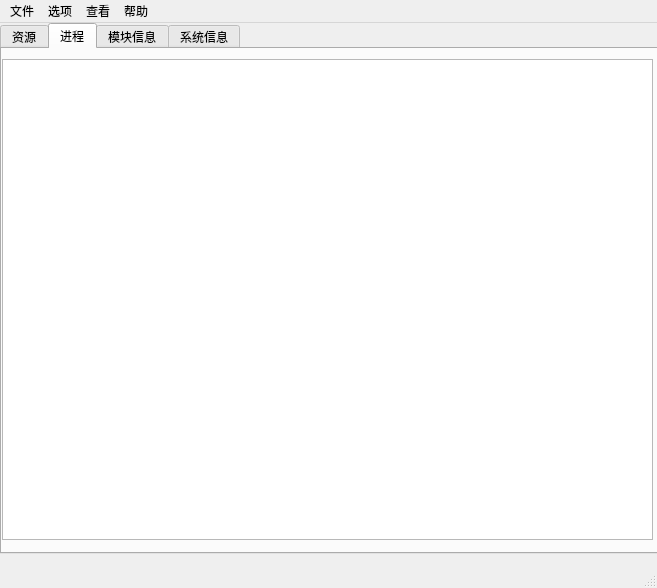
<?xml version="1.0" encoding="UTF-8"?>
<ui version="4.0">
 <class>MainWindow</class>
 <widget class="QMainWindow" name="MainWindow">
  <property name="geometry">
   <rect>
    <x>0</x>
    <y>0</y>
    <width>657</width>
    <height>588</height>
   </rect>
  </property>
  <property name="windowTitle">
   <string>MainWindow</string>
  </property>
  <widget class="QWidget" name="centralWidget">
   <widget class="QTabWidget" name="tabWidget">
    <property name="geometry">
     <rect>
      <x>0</x>
      <y>0</y>
      <width>661</width>
      <height>531</height>
     </rect>
    </property>
    <property name="currentIndex">
     <number>1</number>
    </property>
    <widget class="QWidget" name="Resource">
     <attribute name="title">
      <string>资源</string>
     </attribute>
     <widget class="QGroupBox" name="groupBox_cpu">
      <property name="geometry">
       <rect>
        <x>0</x>
        <y>0</y>
        <width>461</width>
        <height>91</height>
       </rect>
      </property>
      <property name="title">
       <string>CPU</string>
      </property>
      <widget class="QProgressBar" name="progressBar_cpu">
       <property name="geometry">
        <rect>
         <x>110</x>
         <y>40</y>
         <width>321</width>
         <height>21</height>
        </rect>
       </property>
       <property name="value">
        <number>24</number>
       </property>
      </widget>
      <widget class="QLabel" name="label">
       <property name="geometry">
        <rect>
         <x>10</x>
         <y>40</y>
         <width>67</width>
         <height>17</height>
        </rect>
       </property>
       <property name="text">
        <string>CPU </string>
       </property>
      </widget>
     </widget>
     <widget class="QGroupBox" name="groupBox">
      <property name="geometry">
       <rect>
        <x>0</x>
        <y>120</y>
        <width>461</width>
        <height>171</height>
       </rect>
      </property>
      <property name="title">
       <string>内存和交换区</string>
      </property>
      <widget class="QProgressBar" name="progressBar_Mem">
       <property name="geometry">
        <rect>
         <x>110</x>
         <y>40</y>
         <width>321</width>
         <height>21</height>
        </rect>
       </property>
       <property name="value">
        <number>24</number>
       </property>
      </widget>
      <widget class="QProgressBar" name="progressBar_Swap">
       <property name="geometry">
        <rect>
         <x>110</x>
         <y>110</y>
         <width>321</width>
         <height>21</height>
        </rect>
       </property>
       <property name="value">
        <number>24</number>
       </property>
      </widget>
      <widget class="QLabel" name="label_2">
       <property name="geometry">
        <rect>
         <x>10</x>
         <y>40</y>
         <width>67</width>
         <height>17</height>
        </rect>
       </property>
       <property name="text">
        <string>Memory</string>
       </property>
      </widget>
      <widget class="QLabel" name="label_3">
       <property name="geometry">
        <rect>
         <x>10</x>
         <y>110</y>
         <width>67</width>
         <height>17</height>
        </rect>
       </property>
       <property name="text">
        <string>Swap</string>
       </property>
      </widget>
      <widget class="QLabel" name="label_4">
       <property name="geometry">
        <rect>
         <x>120</x>
         <y>70</y>
         <width>67</width>
         <height>17</height>
        </rect>
       </property>
       <property name="text">
        <string>Used:</string>
       </property>
      </widget>
      <widget class="QLabel" name="label_mUsed">
       <property name="geometry">
        <rect>
         <x>160</x>
         <y>70</y>
         <width>67</width>
         <height>17</height>
        </rect>
       </property>
       <property name="text">
        <string/>
       </property>
      </widget>
      <widget class="QLabel" name="label_5">
       <property name="geometry">
        <rect>
         <x>290</x>
         <y>70</y>
         <width>67</width>
         <height>17</height>
        </rect>
       </property>
       <property name="text">
        <string>Total:</string>
       </property>
      </widget>
      <widget class="QLabel" name="label_mTotal">
       <property name="geometry">
        <rect>
         <x>330</x>
         <y>70</y>
         <width>67</width>
         <height>17</height>
        </rect>
       </property>
       <property name="text">
        <string/>
       </property>
      </widget>
      <widget class="QLabel" name="label_6">
       <property name="geometry">
        <rect>
         <x>120</x>
         <y>140</y>
         <width>67</width>
         <height>17</height>
        </rect>
       </property>
       <property name="text">
        <string>Used:</string>
       </property>
      </widget>
      <widget class="QLabel" name="label_7">
       <property name="geometry">
        <rect>
         <x>290</x>
         <y>140</y>
         <width>67</width>
         <height>17</height>
        </rect>
       </property>
       <property name="text">
        <string>Total:</string>
       </property>
      </widget>
      <widget class="QLabel" name="label_sUsed">
       <property name="geometry">
        <rect>
         <x>160</x>
         <y>140</y>
         <width>67</width>
         <height>17</height>
        </rect>
       </property>
       <property name="text">
        <string/>
       </property>
      </widget>
      <widget class="QLabel" name="label_sTotal">
       <property name="geometry">
        <rect>
         <x>330</x>
         <y>140</y>
         <width>67</width>
         <height>17</height>
        </rect>
       </property>
       <property name="text">
        <string/>
       </property>
      </widget>
     </widget>
    </widget>
    <widget class="QWidget" name="Process">
     <attribute name="title">
      <string>进程</string>
     </attribute>
     <widget class="QTableWidget" name="tableWidget_proc">
      <property name="geometry">
       <rect>
        <x>0</x>
        <y>10</y>
        <width>651</width>
        <height>481</height>
       </rect>
      </property>
     </widget>
    </widget>
    <widget class="QWidget" name="ModuleInfo">
     <attribute name="title">
      <string>模块信息</string>
     </attribute>
     <widget class="QPushButton" name="pushButton_remove">
      <property name="geometry">
       <rect>
        <x>0</x>
        <y>470</y>
        <width>99</width>
        <height>27</height>
       </rect>
      </property>
      <property name="text">
       <string>Remove</string>
      </property>
     </widget>
     <widget class="QTableWidget" name="tableWidget_module">
      <property name="geometry">
       <rect>
        <x>0</x>
        <y>10</y>
        <width>651</width>
        <height>451</height>
       </rect>
      </property>
     </widget>
    </widget>
    <widget class="QWidget" name="SysInfo">
     <attribute name="title">
      <string>系统信息</string>
     </attribute>
     <widget class="QGroupBox" name="groupBox_2">
      <property name="geometry">
       <rect>
        <x>0</x>
        <y>0</y>
        <width>461</width>
        <height>131</height>
       </rect>
      </property>
      <property name="title">
       <string>处理器信息</string>
      </property>
      <widget class="QLabel" name="label_8">
       <property name="geometry">
        <rect>
         <x>30</x>
         <y>30</y>
         <width>67</width>
         <height>17</height>
        </rect>
       </property>
       <property name="text">
        <string>处理器:</string>
       </property>
      </widget>
      <widget class="QLabel" name="label_cpuname">
       <property name="geometry">
        <rect>
         <x>140</x>
         <y>30</y>
         <width>67</width>
         <height>17</height>
        </rect>
       </property>
       <property name="text">
        <string/>
       </property>
      </widget>
      <widget class="QLabel" name="label_9">
       <property name="geometry">
        <rect>
         <x>30</x>
         <y>70</y>
         <width>67</width>
         <height>17</height>
        </rect>
       </property>
       <property name="text">
        <string>Cpu core:</string>
       </property>
      </widget>
      <widget class="QLabel" name="label_cpucore">
       <property name="geometry">
        <rect>
         <x>140</x>
         <y>70</y>
         <width>67</width>
         <height>17</height>
        </rect>
       </property>
       <property name="text">
        <string/>
       </property>
      </widget>
      <widget class="QLabel" name="label_10">
       <property name="geometry">
        <rect>
         <x>30</x>
         <y>110</y>
         <width>81</width>
         <height>20</height>
        </rect>
       </property>
       <property name="text">
        <string>cache size:</string>
       </property>
      </widget>
      <widget class="QLabel" name="label_cachesize">
       <property name="geometry">
        <rect>
         <x>140</x>
         <y>110</y>
         <width>67</width>
         <height>17</height>
        </rect>
       </property>
       <property name="text">
        <string/>
       </property>
      </widget>
     </widget>
     <widget class="QGroupBox" name="groupBox_3">
      <property name="geometry">
       <rect>
        <x>0</x>
        <y>150</y>
        <width>461</width>
        <height>111</height>
       </rect>
      </property>
      <property name="title">
       <string>操作系统信息</string>
      </property>
      <widget class="QLabel" name="label_12">
       <property name="geometry">
        <rect>
         <x>150</x>
         <y>30</y>
         <width>67</width>
         <height>17</height>
        </rect>
       </property>
       <property name="text">
        <string/>
       </property>
      </widget>
      <widget class="QLabel" name="label_sysinfo">
       <property name="geometry">
        <rect>
         <x>40</x>
         <y>50</y>
         <width>67</width>
         <height>17</height>
        </rect>
       </property>
       <property name="text">
        <string/>
       </property>
      </widget>
     </widget>
    </widget>
   </widget>
  </widget>
  <widget class="QMenuBar" name="menuBar">
   <property name="geometry">
    <rect>
     <x>0</x>
     <y>0</y>
     <width>657</width>
     <height>28</height>
    </rect>
   </property>
   <widget class="QMenu" name="menu_xuanxiang">
    <property name="title">
     <string>选项</string>
    </property>
    <addaction name="actionShutdown"/>
    <addaction name="actionReboot"/>
   </widget>
   <widget class="QMenu" name="menu_wenjian">
    <property name="title">
     <string>文件</string>
    </property>
    <addaction name="action"/>
    <addaction name="action_newproc"/>
    <addaction name="action_exit"/>
   </widget>
   <widget class="QMenu" name="menu_chakan">
    <property name="title">
     <string>查看</string>
    </property>
    <addaction name="action_refresh"/>
   </widget>
   <widget class="QMenu" name="menu">
    <property name="title">
     <string>帮助</string>
    </property>
    <addaction name="action_about"/>
   </widget>
   <addaction name="menu_wenjian"/>
   <addaction name="menu_xuanxiang"/>
   <addaction name="menu_chakan"/>
   <addaction name="menu"/>
  </widget>
  <widget class="QStatusBar" name="statusBar"/>
  <action name="actionShutdown">
   <property name="text">
    <string>关机</string>
   </property>
  </action>
  <action name="actionReboot">
   <property name="text">
    <string>重启</string>
   </property>
  </action>
  <action name="action_newproc">
   <property name="text">
    <string>运行新任务</string>
   </property>
  </action>
  <action name="action_exit">
   <property name="text">
    <string>退出</string>
   </property>
  </action>
  <action name="action_refresh">
   <property name="text">
    <string>立即刷新</string>
   </property>
  </action>
  <action name="action_about">
   <property name="text">
    <string>关于</string>
   </property>
  </action>
  <action name="action">
   <property name="text">
    <string>结束进程
</string>
   </property>
  </action>
 </widget>
 <layoutdefault spacing="6" margin="11"/>
 <resources/>
 <connections/>
</ui>
